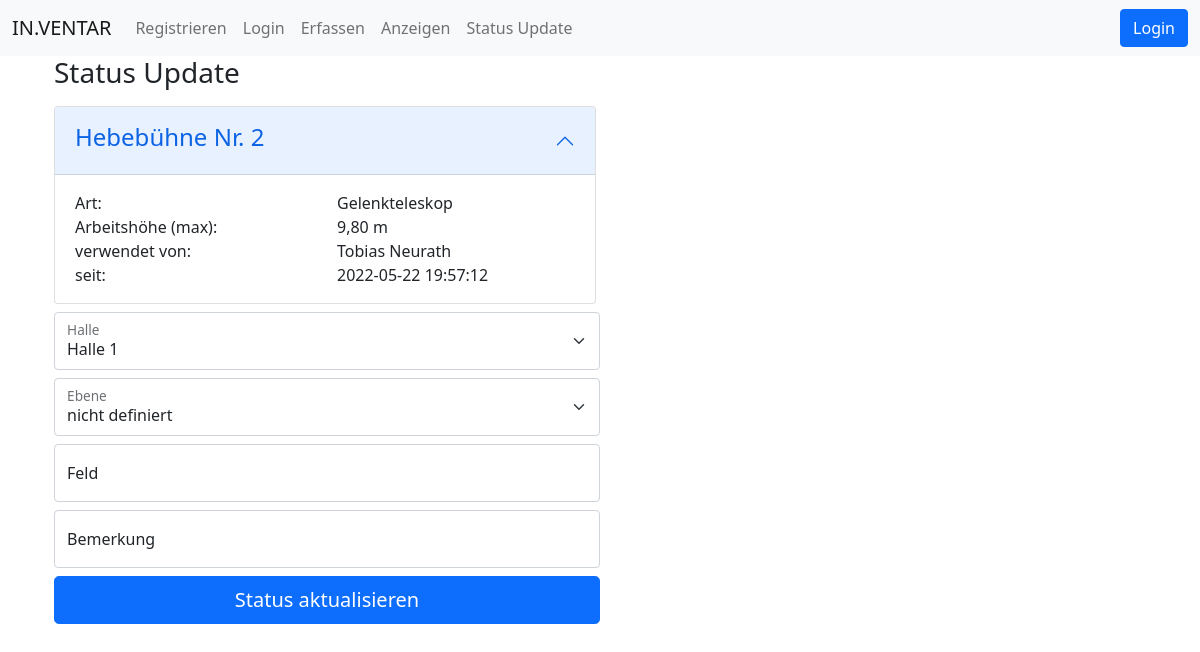
The page /status_update?id=2 on the database its author committed.
### tables this page shows
CREATE TABLE inventar (
	id integer PRIMARY KEY AUTOINCREMENT,
	inventar_typ_id integer,
	feld_1 varchar,
	feld_2 varchar,
	feld_3 varchar,
	feld_4 varchar,
    erstellt TIMESTAMP NOT NULL DEFAULT CURRENT_TIMESTAMP
);

CREATE TABLE inventar_typ (
	id integer PRIMARY KEY AUTOINCREMENT,
	bezeichnung varchar,
	feld_1_bez varchar,
	feld_2_bez varchar,
	feld_3_bez varchar,
	feld_4_bez varchar,
	erstellt TIMESTAMP NOT NULL DEFAULT CURRENT_TIMESTAMP
);

CREATE TABLE inventar_status (
	id integer PRIMARY KEY AUTOINCREMENT,
	inventar_id integer,
	standort_halle_id integer,
	standort_feld varchar,
	standort_bemerkung varchar,
	mitarbeiter_id integer,
	erstellt TIMESTAMP NOT NULL DEFAULT CURRENT_TIMESTAMP
);

### webtechnologie_app/models.py (models this page shows)
class Mitarbeiter(UserMixin, db.Model):
    id = db.Column(db.Integer, primary_key=True)  # primary keys are required by SQLAlchemy
    name = db.Column(db.String(100), unique=True)
    vorname = db.Column(db.String(100))
    passwort = db.Column(db.String(100))
    previligiert = db.Column(db.Integer())

### webtechnologie_app/routes.py (the view, shortened to what this page needs)
@app.route('/status_update', methods=('GET', 'POST'))
def status_update():
    if request.args.get('id'):
        id = request.args.get('id')
    else:
        id = 0
    return render_template('status_update.html', inventar_infos=get_inventar_infos(id),
                           status_info=get_status_infos(id))

### webtechnologie_app/routes.py (called while the page is built)
def get_db_connection():
    conn = sqlite3.connect('webtechnologie_app/database.db')
    conn.row_factory = sqlite3.Row
    return conn

def get_inventar_infos(id):
    conn = get_db_connection()
    inventar = conn.execute('SELECT '
                            'inventar_typ.feld_1_bez, inventar_typ.feld_2_bez,inventar_typ.feld_3_bez, inventar_typ.feld_4_bez, inventar_typ.bezeichnung,'
                            'inventar.feld_1, inventar.feld_2, inventar.feld_3, inventar.feld_4, inventar.id '
                            'FROM inventar '
                            'LEFT JOIN inventar_typ on inventar.inventar_typ_id = inventar_typ.id '
                            ' WHERE inventar.id=' + str(id)).fetchall()
    conn.close()
    return inventar

def get_status_infos(id):
    conn = get_db_connection()
    status = conn.execute('SELECT * '
                          'FROM inventar_status '
                          'LEFT JOIN mitarbeiter on inventar_status.mitarbeiter_id = mitarbeiter.id'
                          ' WHERE inventar_status.inventar_id=' + str(
        id) + ' ORDER BY inventar_status.erstellt DESC').fetchmany()
    conn.close()
    print(len(status))
    if len(status) >= 1:
        status = status[0]
    else:
        status = {"id": 0, "vorname": "leer", "name": "leer", "erstellt": "leer"}
    print(status)
    return status

### webtechnologie_app/templates/status_update.html (shortened to what this page needs)
{% extends 'base.html' %}
{% block content %}
    <div class="container">
        <form method="post" class="row g-2">
            <div class="mb-6">
                <h3>{% block title %} Status Update{% endblock %}</h3>
            </div>
            <div class="col-md-6">
                {% for objekt in inventar_infos %}
                    <div class="accordion" id="accordionExample">
                        <div class="accordion-item">
                            <h2 class="accordion-header" id="headingOne">
                                <button class="accordion-button" type="button" data-bs-toggle="collapse"
                                        data-bs-target="#collapseOne" aria-expanded="true" aria-controls="collapseOne">
                                    <h4>{{ objekt['bezeichnung'] }} Nr. {{ objekt['id'] }}</h4>
                                </button>
                            </h2>
                            <div id="collapseOne" class="accordion-collapse collapse show" aria-labelledby="headingOne"
                                 data-bs-parent="#accordionExample">
                                <div class="accordion-body">
                                    {% if objekt['feld_1_bez'] %}
                                        <div class="row">
                                            <div class="col-6">{{ objekt['feld_1_bez'] }}:</div>
                                            <div class="col-6">{{ objekt['feld_1'] }}</div>
                                        </div>
                                    {% endif %}
                                    {% if objekt['feld_2_bez'] %}
                                        <div class="row">
                                            <div class="col-6">{{ objekt['feld_2_bez'] }}:</div>
                                            <div class="col-6">{{ objekt['feld_2'] }}</div>
                                        </div>
                                    {% endif %}
                                    {% if status_info['id'] > 0 %}
                                        <div class="row">
                                            <div class="col-6">verwendet von:</div>
                                            <div class="col-6">{{ status_info['vorname'] }} {{ status_info['name'] }}</div>
                                        </div>
                                        <div class="row">
                                            <div class="col-6">seit:</div>
                                            <div class="col-6">{{ status_info['erstellt'] }}</div>
                                        </div>
                                    {% else %}
                                        <div class="row">
                                            <div class="col-6">kein Statuseintrag gefunden</div>
                                            <div class="col-6"></div>
                                        </div>
                                    {% endif %}
                                </div>
                            </div>
                        </div>
                    </div>
                {% endfor %}
            </div>
            <div class="mb-6">
                <div class="col-md-6">
                    <div class="form-floating">
                        <select name="halle" class="form-select" id="halle"
                                aria-label="Floating label select example">
                            <option value="1" selected>Halle 1</option>
                        </select>
                        <label for="floatingSelect">Halle</label>
                    </div>
                </div>
            </div>
            <div class="mb-6">
                <div class="col-md-6">
                    <div class="form-floating">
                        <select name="ebene" class="form-select" id="geschoss"
                                aria-label="Floating label select example">
                            <option value="0" selected>nicht definiert</option>
                        </select>
                        <label for="geschoss">Ebene</label>
                    </div>
                </div>
            </div>
            <div class="mb-6">
                <div class="col-md-6">
                    <div class="form-floating">
                        <input name=feld type="text" class="form-control" id="feld" placeholder="EG F120">
                        <label for="feld">Feld</label>
                    </div>
                </div>
            </div>
            <div class="mb-6">
                <div class="col-md-6">
                    <div class="form-floating">
                        <input name=bemerkung type="text" class="form-control" id="bemerkung"
                               placeholder="Auf Bühne">
                        <label for="feld">Bemerkung</label>
                    </div>
                </div>
            </div>
            <div class="mb-6">
                <div class="d-grid gap-4 col-6 ">
                    <button type="submit" class="btn btn-primary btn-lg">Status aktualisieren</button>
                </div>
            </div>
        </form>
    </div>
{% endblock %}

### rows shown on the page
inventar: bezeichnung "Hebebühne", id "2", feld_1_bez "Art", feld_1 "Gelenkteleskop", feld_2_bez "Arbeitshöhe (max)", feld_2 "9,80 m"
Mitarbeiter: vorname "Tobias", name "Neurath"
inventar_status: erstellt "2022-05-22 19:57:12"
